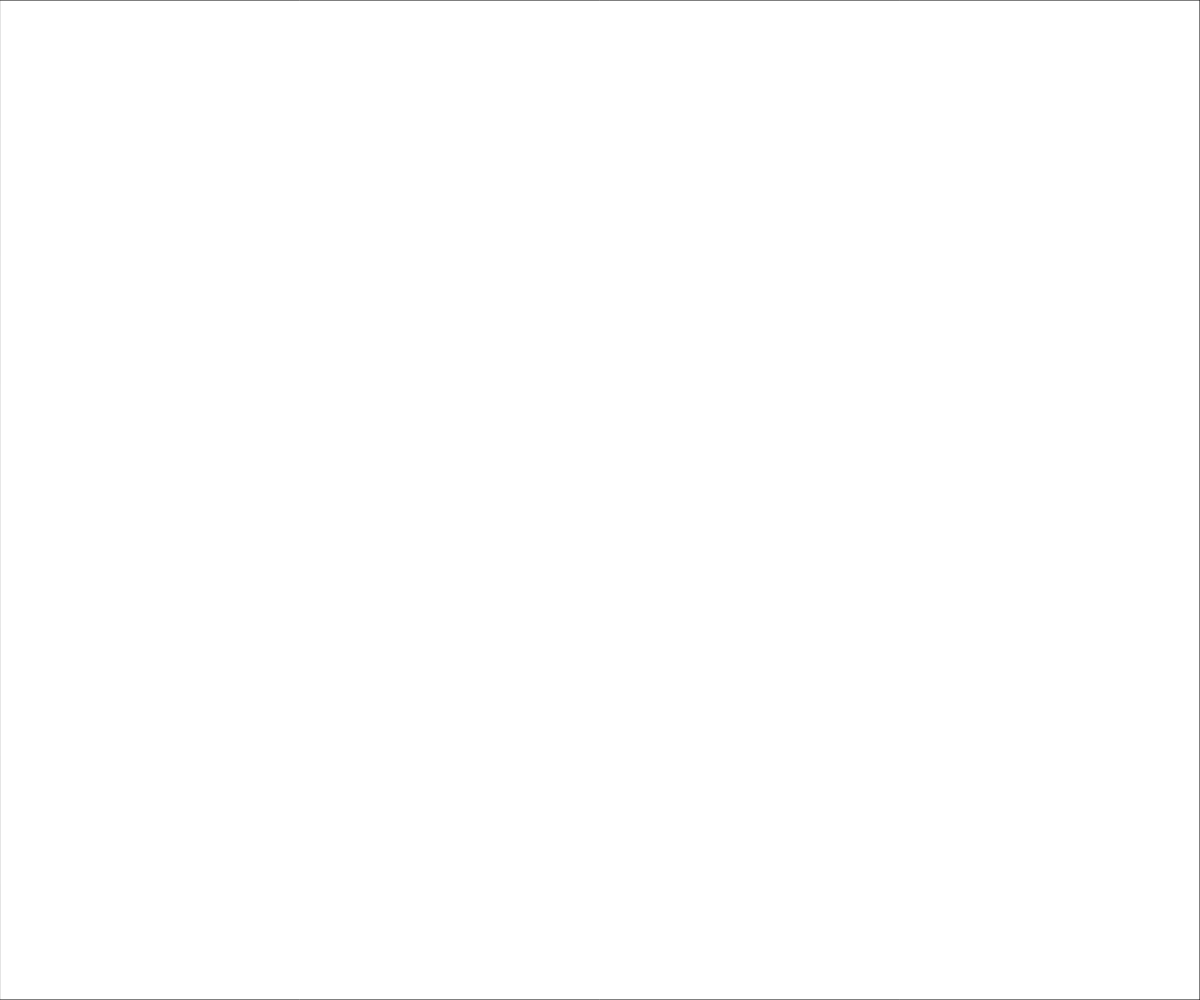
Frame 1 (no input)
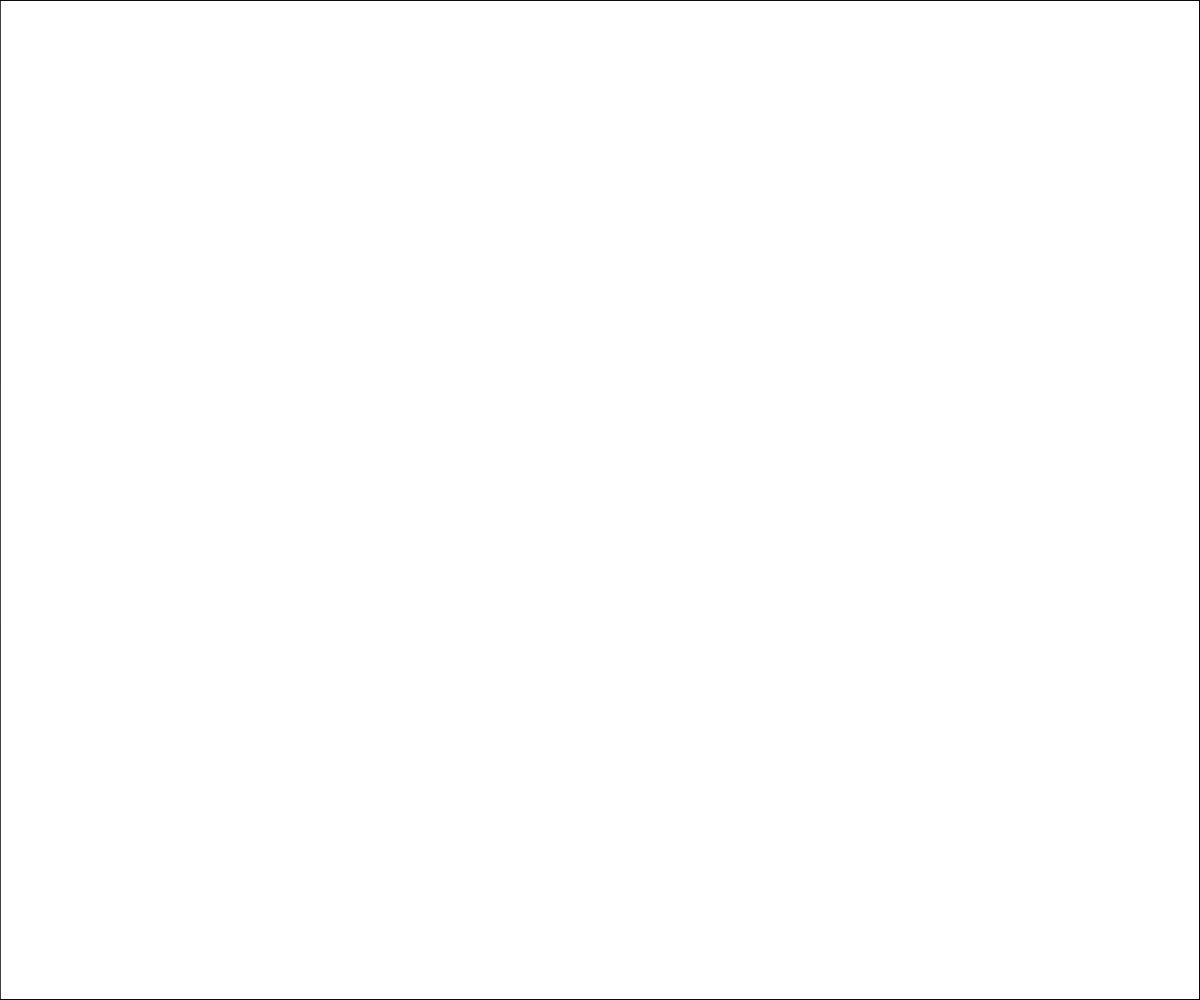
Frame 60 (no input)
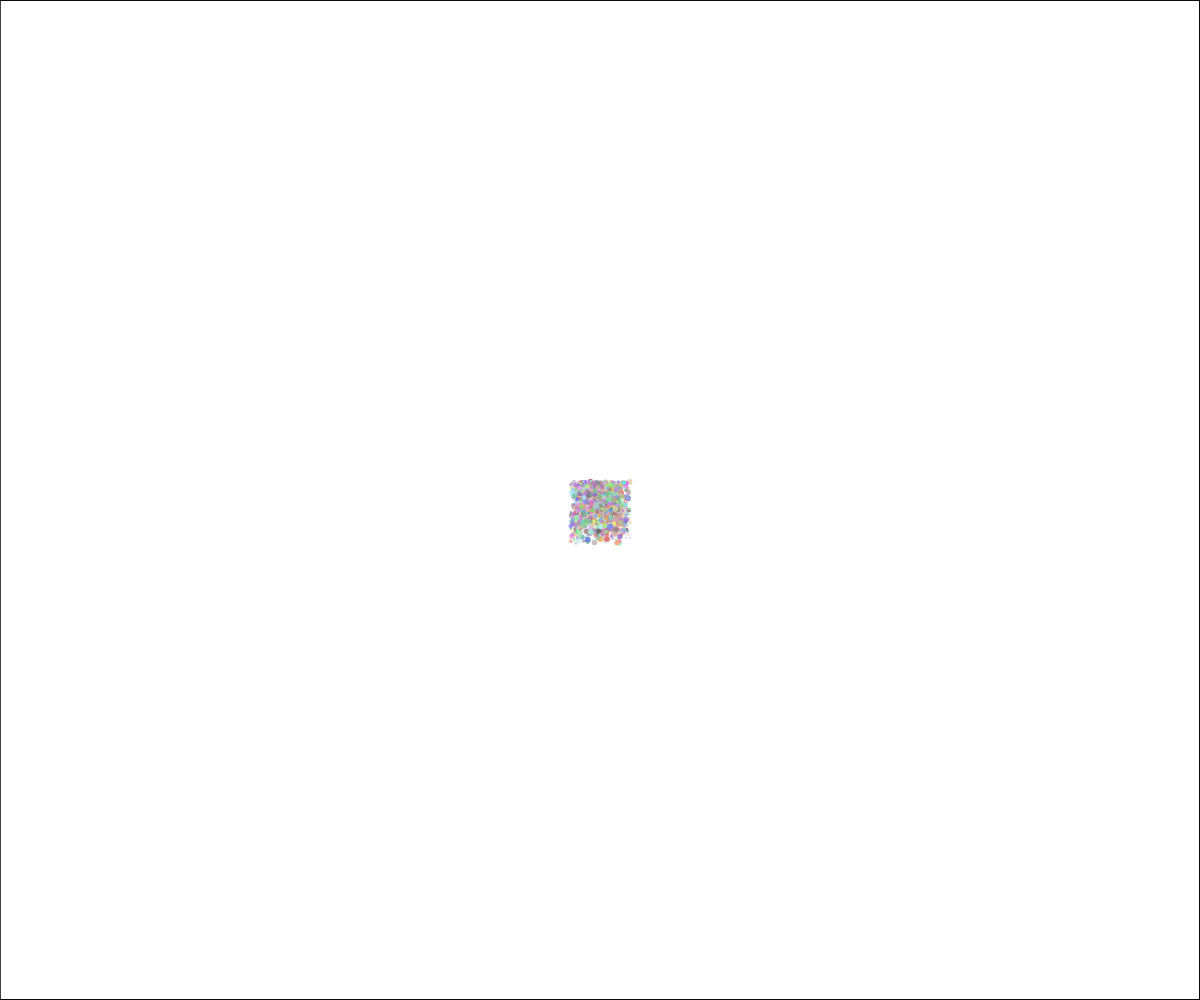
Frame 120 (the mouse pressed at the canvas centre since frame 60)

The p5.js sketch that drew these frames (run headless with seeded random() and noise() and a simulated clock; from frame 60 on, the mouse is pressed at the canvas centre):

// p5.js sketch
// ── sketch.js
let particles = [];
const particleCount = 2000;
let backgroundImg;

function setup() {
  createCanvas(windowWidth, windowHeight);
  backgroundImg = createGraphics(width, height);
  backgroundImg.background(255);
  
  // Initialize particles off-screen
  for (let i = 0; i < particleCount; i++) {
    particles.push({
      x: -100,
      y: -100,
      vx: 0,
      vy: 0,
      life: 0,
      maxLife: random(20, 50),
      size: random(2, 6),
      color: color(random(100, 255), random(100, 255), random(100, 255), random(100, 255))
    });
  }
}

function draw() {
  // Slowly fade the background
  backgroundImg.fill(255, 10);
  backgroundImg.rect(0, 0, width, height);

  // Draw the background image to main canvas
  image(backgroundImg, 0, 0);

  // Update and display particles
  for (let i = 0; i < particles.length; i++) {
    let p = particles[i];
    
    if (p.life > 0) {
      // Move particle
      p.x += p.vx;
      p.y += p.vy;
      
      // Apply some gravity and drag
      p.vy += 0.05;
      p.vx *= 0.95;
      p.vy *= 0.95;
      
      // Reduce life
      p.life--;
      
      // Draw particle
      noStroke();
      fill(p.color);
      ellipse(p.x, p.y, p.size);
    } else {
      // Reset dead particles
      if (mouseIsPressed) {
        p.x = mouseX;
        p.y = mouseY;
        p.vx = random(-2, 2);
        p.vy = random(-2, 2);
        p.life = p.maxLife;
      }
    }
  }
}

function mousePressed() {
  // Start particles at mouse position
  for (let i = 0; i < particles.length; i++) {
    let p = particles[i];
    if (p.life <= 0) {
      p.x = mouseX;
      p.y = mouseY;
      p.vx = random(-2, 2);
      p.vy = random(-2, 2);
      p.life = p.maxLife;
    }
  }
}

function windowResized() {
  resizeCanvas(windowWidth, windowHeight);
}
